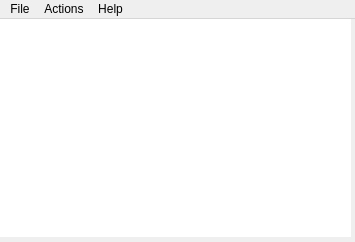
<?xml version="1.0" encoding="UTF-8"?>
<ui version="4.0">
 <class>HighScore</class>
 <widget class="QMainWindow" name="HighScore">
  <property name="geometry">
   <rect>
    <x>0</x>
    <y>0</y>
    <width>355</width>
    <height>242</height>
   </rect>
  </property>
  <property name="windowTitle">
   <string>HighScore</string>
  </property>
  <widget class="QWidget" name="centralWidget">
   <widget class="QTableWidget" name="tableWidget">
    <property name="geometry">
     <rect>
      <x>0</x>
      <y>0</y>
      <width>351</width>
      <height>218</height>
     </rect>
    </property>
    <property name="sizePolicy">
     <sizepolicy hsizetype="Expanding" vsizetype="Expanding">
      <horstretch>1</horstretch>
      <verstretch>1</verstretch>
     </sizepolicy>
    </property>
    <property name="minimumSize">
     <size>
      <width>351</width>
      <height>0</height>
     </size>
    </property>
    <property name="sizeIncrement">
     <size>
      <width>1</width>
      <height>1</height>
     </size>
    </property>
    <property name="baseSize">
     <size>
      <width>300</width>
      <height>300</height>
     </size>
    </property>
    <property name="frameShape">
     <enum>QFrame::NoFrame</enum>
    </property>
    <property name="sortingEnabled">
     <bool>false</bool>
    </property>
    <property name="rowCount">
     <number>0</number>
    </property>
    <property name="columnCount">
     <number>0</number>
    </property>
    <attribute name="horizontalHeaderDefaultSectionSize">
     <number>100</number>
    </attribute>
    <attribute name="horizontalHeaderDefaultSectionSize">
     <number>100</number>
    </attribute>
   </widget>
  </widget>
  <widget class="QMenuBar" name="menuBar">
   <property name="geometry">
    <rect>
     <x>0</x>
     <y>0</y>
     <width>355</width>
     <height>20</height>
    </rect>
   </property>
   <widget class="QMenu" name="menuFile">
    <property name="title">
     <string>File</string>
    </property>
    <addaction name="actionExit"/>
   </widget>
   <widget class="QMenu" name="menuActions">
    <property name="title">
     <string>Actions</string>
    </property>
    <addaction name="actionPong2"/>
    <addaction name="actionBibleQuiz"/>
    <addaction name="actionRedSquare"/>
    <addaction name="actionSpaceBubble"/>
    <addaction name="actionTowerDefense"/>
    <addaction name="separator"/>
    <addaction name="actionSettings"/>
   </widget>
   <widget class="QMenu" name="menuHelp">
    <property name="title">
     <string>Help</string>
    </property>
    <addaction name="actionAbout"/>
    <addaction name="separator"/>
    <addaction name="actionCheck_for_updates"/>
   </widget>
   <addaction name="menuFile"/>
   <addaction name="menuActions"/>
   <addaction name="menuHelp"/>
  </widget>
  <action name="actionExit">
   <property name="text">
    <string>Exit</string>
   </property>
  </action>
  <action name="actionPong2">
   <property name="checkable">
    <bool>true</bool>
   </property>
   <property name="text">
    <string>Pong2</string>
   </property>
  </action>
  <action name="actionBibleQuiz">
   <property name="checkable">
    <bool>true</bool>
   </property>
   <property name="text">
    <string>BibleQuiz</string>
   </property>
  </action>
  <action name="actionRedSquare">
   <property name="checkable">
    <bool>true</bool>
   </property>
   <property name="text">
    <string>RedSquare</string>
   </property>
  </action>
  <action name="actionSpaceBubble">
   <property name="checkable">
    <bool>true</bool>
   </property>
   <property name="text">
    <string>SpaceBubble</string>
   </property>
  </action>
  <action name="actionTowerDefense">
   <property name="checkable">
    <bool>true</bool>
   </property>
   <property name="text">
    <string>TowerDefense</string>
   </property>
  </action>
  <action name="actionAbout">
   <property name="text">
    <string>About</string>
   </property>
  </action>
  <action name="actionSettings">
   <property name="text">
    <string>Settings</string>
   </property>
  </action>
  <action name="actionCheck_for_updates">
   <property name="text">
    <string>Check for updates...</string>
   </property>
  </action>
 </widget>
 <layoutdefault spacing="6" margin="11"/>
 <tabstops>
  <tabstop>tableWidget</tabstop>
 </tabstops>
 <resources/>
 <connections/>
</ui>
